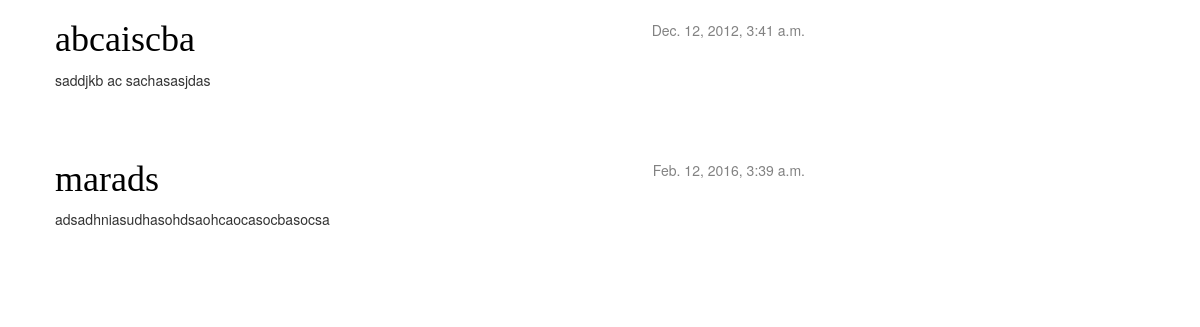
The app's page /, older data.
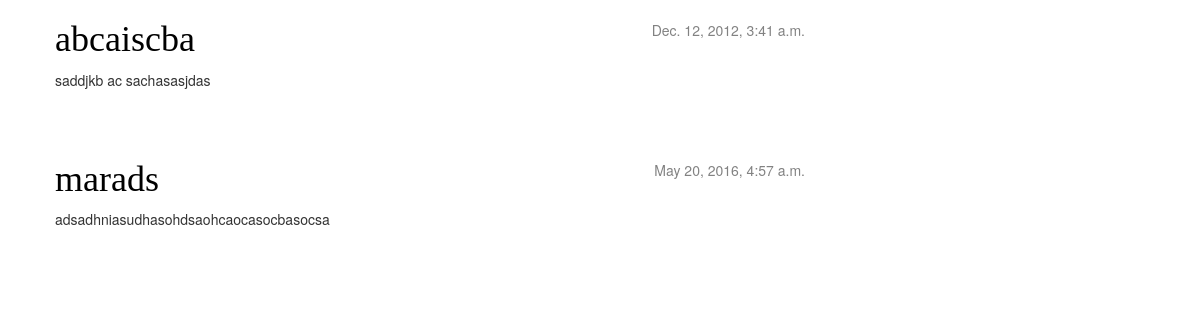
The same page, newer data.
### blog/models.py (models this page shows, shortened)
class Post(models.Model):
    author = models.ForeignKey('auth.User')
    title = models.CharField(max_length=200)
    text = models.TextField()
    created_date = models.DateTimeField(
            default=timezone.now)
    published_date = models.DateTimeField(
            blank=True, null=True)

### blog/views.py (the view)
# urls.py: url(r'^$', views.post_list),
def post_list(request):
    posts = Post.objects.filter(published_date__lte=timezone.now()).order_by('published_date')
    return render(request, 'blog/post_list.html', {'posts': posts})

### blog/templates/blog/post_list.html (shortened to what this page needs)
{% load staticfiles %}
<html>
    <head>
        <link rel="stylesheet" href="//maxcdn.bootstrapcdn.com/bootstrap/3.2.0/css/bootstrap.min.css">
        <link rel="stylesheet" href="//maxcdn.bootstrapcdn.com/bootstrap/3.2.0/css/bootstrap-theme.min.css">
        <link rel="stylesheet" href="{% static 'css/blog.css' %}">
    </head>
    <body>
        <div class="content container">
    <div class="row">
        <div class="col-md-8">
            {% for post in posts %}
                <div class="post">
                    <div class="date">
                        {{ post.published_date }}
                    </div>
                    <h1><a href="">{{ post.title }}</a></h1>
                    <p>{{ post.text|linebreaks }}</p>
                </div>
            {% endfor %}
        </div>
    </div>
    </div>
    </body>

### blog/static/css/blog.css (style rules this page uses)
.content { margin-left: 40px; }
h1, h2, h3, h4 { font-family: 'Lobster', cursive; }
.date { float: right; color: #828282; }
.post { margin-bottom: 70px; }
.post h1 a, .post h1 a:visited { color: #000000; }

Row changes from the older to the newer data that the page shows:
changed Post "marads": published_date "Feb. 12, 2016, 3:39 a.m." → "May 20, 2016, 4:57 a.m."
